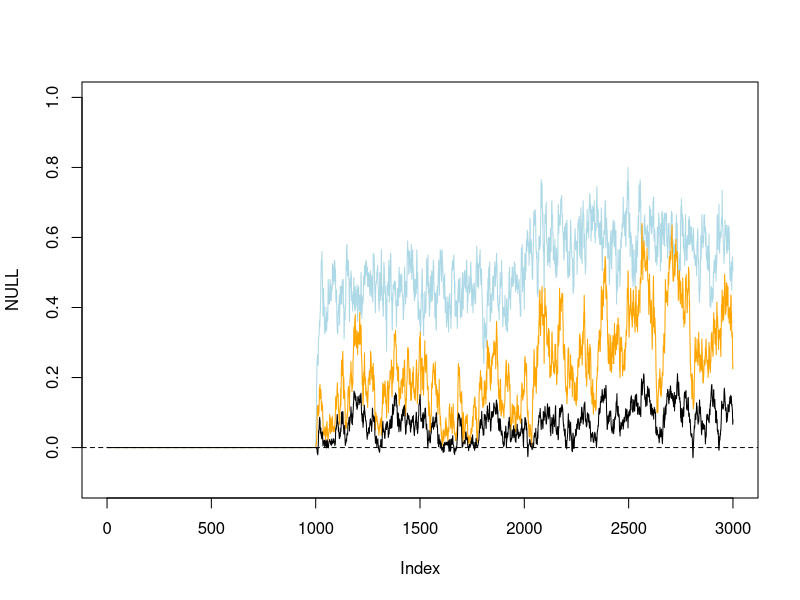
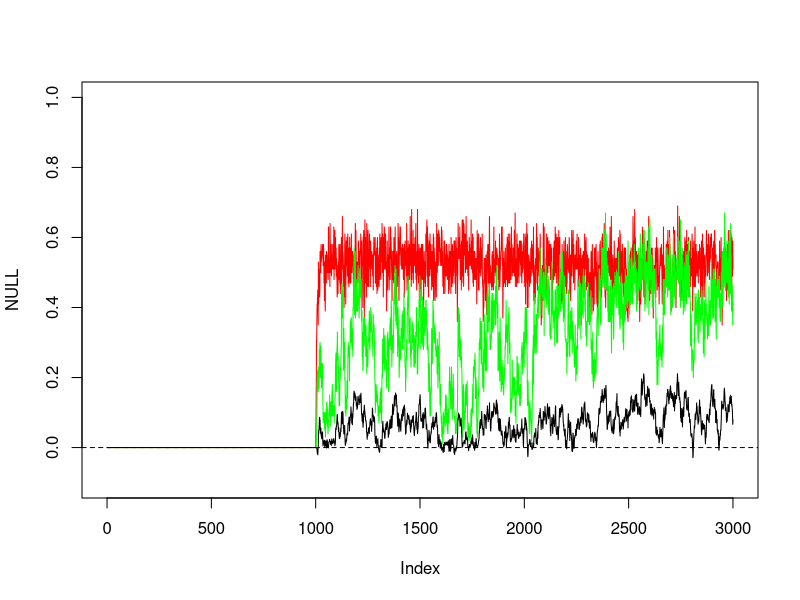

The R script that drew these images, in order: (Note: this script raises an error after producing the figures.)
# List of functions to simulate single locus bi-allelic population genetics model
# Sylvain Glémin 2023
# sylvain.glemin@univ-rennes.fr



# Notation
# Gametes 1:A0B0 2:A0B1 3:A1B0 4:A1B1
# Genotypes noted G11 = A0A0;B0B0 etc...
# Vector of genotypes geno=c(G11,G12,G13,G14,G22,G23,G24,G33,G34,G44)

# G11 A0A0;B0B0   1
# G12 A0A0;B1B0   1 + hb*sb
# G13 A0A1;B0B0   1 + ha*sa   
# G14 A0A1;B0B1   1 + ha*sa + hb*sb + ehh
# G22 A0A0;B1B1   1 + sb
# G23 A0A1;B0B1   1 + ha*sa + hb*sb + ehh
# G24 A0A1;B1B1   1 + ha*sa + sb + ehb
# G33 A1A1;B0B0   1 + sa
# G34 A1A1;B0B1   1 + sa + hb*sb + eah
# G44 A1A1;B1B1   1 + sa + sb + eab



########################### #
# Life cycle functions ######
########################### #



##################### MUTATION  #########################################
#' @title mutation
#' @description Function that return the genotype frequencies after mutation
#' Multiple mutation are not allowed
#' @param geno: a vector of the three genotype frequencies
#' @param mu11: mutation rate from A0 to A1
#' @param mu12: mutation rate from A1 to A0
#' @param mu21: mutation rate from B0 to B1
#' @param mu22: mutation rate from B1 to B0
#' @return the genotype frequencies after mutation
mutation <- function(geno,mu11,mu12,mu21,mu22){
  # Before mutation
  G11 <- geno[1]
  G12 <- geno[2]
  G13 <- geno[3]
  G14 <- geno[4]
  G22 <- geno[5]
  G23 <- geno[6]
  G24 <- geno[7]
  G33 <- geno[8]
  G34 <- geno[9]
  G44 <- geno[10]
  # After mutation
  g11 <- G11*(1-2*mu11-2*mu21) + G12*mu22 + G13*mu12
  g12 <- G12*(1-2*mu11-mu21-mu22) + G11*2*mu21 + G14*mu12 + G22*2*mu22 + G23*mu12
  g13 <- G13*(1-mu11-mu12-2*mu21) + G11*2*mu11 + G14*mu22 + G23*mu22 + G33*2*mu12
  g14 <- G14*(1-mu11-mu12-mu21-mu22) + G12*mu11 + G13*mu21 + G24*mu22 + G34*mu12
  g22 <- G22*(1-2*mu11-2*mu22) + G12*mu21 + G24*mu12
  g23 <- G23*(1-mu11-mu12-mu21-mu22) + G12*mu11 + G13*mu21 + G24*mu22 + G34*mu12
  g24 <- G24*(1-mu11-mu12-2*mu22)  + G14*mu21 + G22*2*mu11 + G23*mu21 + G44*2*mu12
  g33 <- G33*(1-2*mu12-2*mu21) + G13*mu11 + G34*mu22
  g34 <- G34*(1-2*mu12-mu21-mu22) + G14*mu11 + G23*mu11 + G33*2*mu21 + G44*2*mu22
  g44 <- G44*(1-2*mu12-2*mu22) + G24*mu11 + G34*mu21
  newgeno <- c(g11,g12,g13,g14,g22,g23,g24,g33,g34,g44)
  return(newgeno)
}


###################### REPRODUCTION  #######################################
#' @title reproduction
#' @description Function that return the genotype frequencies after reproduction where selfing is allowed
#' @param geno: vector of genotype frequencies
#' @param self: selfing rate
#' @param rec: recombination rate
#' @return the genotype frequencies after reproduction

# Equation from Hedrick 1980 (Genetics 94: 791-808)
reproduction <- function(geno,self,rec, migr=0, pop_source=c(1,0,0,0,0,0,0,0,0,0)) {  
  #Before reproduction
  G11 <- geno[1]
  G12 <- geno[2]
  G13 <- geno[3]
  G14 <- geno[4]
  G22 <- geno[5]
  G23 <- geno[6]
  G24 <- geno[7]
  G33 <- geno[8]
  G34 <- geno[9]
  G44 <- geno[10]
  X1 <- G11 + (G12+G13+G14)/2 - rec*(G14-G23)/2
  X2 <- G22 + (G12+G23+G24)/2 + rec*(G14-G23)/2
  X3 <- G33 + (G13+G23+G34)/2 + rec*(G14-G23)/2
  X4 <- G44 + (G14+G24+G34)/2 - rec*(G14-G23)/2
  # after migration contact
  X1 <- (1-migr)*X1 + (migr)*1
  X2 <- (1-migr)*X2 + (migr)*0
  X3 <- (1-migr)*X3 + (migr)*0
  X4 <- (1-migr)*X4 + (migr)*0
  # After reproduction
  g11 <- self*(G11+(G12+G13+G23*rec^2+G14*(1-rec)^2)/4) + (1-self)*X1^2
  g22 <- self*(G22+(G12+G24+G14*rec^2+G23*(1-rec)^2)/4) + (1-self)*X2^2
  g33 <- self*(G33+(G13+G34+G14*rec^2+G23*(1-rec)^2)/4) + (1-self)*X3^2
  g44 <- self*(G44+(G24+G34+G23*rec^2+G14*(1-rec)^2)/4) + (1-self)*X4^2
  g12 <- self*(G12+rec*(1-rec)*(G14+G23))/2 + (1-self)*2*X1*X2
  g13 <- self*(G13+rec*(1-rec)*(G14+G23))/2 + (1-self)*2*X1*X3
  g24 <- self*(G24+rec*(1-rec)*(G14+G23))/2 + (1-self)*2*X2*X4
  g34 <- self*(G34+rec*(1-rec)*(G14+G23))/2 + (1-self)*2*X3*X4
  g14 <- self*(G14*(1-rec)^2+G23*rec^2)/2 + (1-self)*2*X1*X4
  g23 <- self*(G23*(1-rec)^2+G14*rec^2)/2 + (1-self)*2*X2*X3
  newgeno <- c(g11,g12,g13,g14,g22,g23,g24,g33,g34,g44)
  return(newgeno)
}



##################### SELECTION   #########################################
#' @title selection
#' @description Function that return the genotype frequencies after selection
#' @param geno: vector of the three genotype frequencies
#' @param fit: vector of fitness
#' @return the genotype frequencies after selection

selection <- function(geno,fit) {
  geno.sel <- geno * fit
  return(geno.sel/sum(geno.sel))
}

# Function to set fitness matrix from selecion,dominance and epistasis coefficients#
# The fitness matrix can also be set manually #
fitness <- function(ha,sa,hb,sb,ehh,eah,ehb,eab){
  c(1,
    1 + hb*sb,
    1 + ha*sa,   
    1 + ha*sa + hb*sb + ehh,
    1 + sb,
    1 + ha*sa + hb*sb + ehh,
    1 + ha*sa + sb + ehb,
    1 + sa,
    1 + sa + hb*sb + eah,
    1 + sa + sb + eab  
  )
}



##################### DRIFT   #########################################
#' @title drift
#' @description Function that return the genotype frequencies after drift
#' We assume that Ne = N.
#' @param geno: vector of the three genotype frequencies
#' @param Npop: poopulation size
#' @return the genotype frequencies after drift
drift <- function(geno,Npop){
  newgeno <- rmultinom(n=1,size=Npop,prob = geno)/Npop
  return(newgeno)
}




############################### #
# Examples of simulations ######
############################# #


######################## ONE GENERATION ##################
#' @title generation
#' @description Function that return the genotype frequencies after one generation
#' @param geno: vector of the three genotype frequencies
#' @param mu11: mutation rate from A0 to A1
#' @param mu12: mutation rate from A1 to A0
#' @param mu21: mutation rate from B0 to B1
#' @param mu22: mutation rate from B1 to B0
#' @param self: selfing rate
#' @param rec: recombination rate
#' @param fit: vector of fitness
#' @param Npop: population size
#' @return the genotype frequencies after one generation
generation <- function(geno,Npop,self,rec,mu11,mu12,mu21,mu22,fit,migr,pop_source){
  g.mut <- mutation(geno,mu11,mu12,mu21,mu22)
  g.repro <- reproduction(g.mut,self,rec, migr,pop_source)
  g.sel <- selection(g.repro,fit)
  newgeno <- drift(g.sel,Npop)
  return(newgeno)
}



######################## ONE SIMULATION ##################
# Exemple 1: simulation of one population trhough time

#' @title simulation
#' @description Function that return vectors of allelic and genotypic frequencies thought time
#' @param geno: vector of the three genotype frequencies
#' @param mu11: mutation rate from A0 to A1
#' @param mu12: mutation rate from A1 to A0
#' @param mu21: mutation rate from B0 to B1
#' @param mu22: mutation rate from B1 to B0
#' @param self: selfing rate
#' @param rec: recombination rate
#' @param fit: vector of fitness
#' @param Npop: population size
#' @param Tmax: the total number of generations to simulate
#' @return list of: frequencies of allele a th
simulation <- function(geno0,Npop,self,rec,mu11,mu12,mu21,mu22,fit,Tmax,migr,pop_source){
  geno <- geno0
  tab.a <- c()
  tab.b <- c()
  tab.Ha = c()
  tab.Hb = c()
  tab.LD <- c()
  for(t in 1:Tmax){
    newgeno <- generation(geno,Npop,self,rec,mu11,mu12,mu21,mu22,fit,migr,pop_source)
    # Genotype frequencies
    G11 <- newgeno[1]
    G12 <- newgeno[2]
    G13 <- newgeno[3]
    G14 <- newgeno[4]
    G22 <- newgeno[5]
    G23 <- newgeno[6]
    G24 <- newgeno[7]
    G33 <- newgeno[8]
    G34 <- newgeno[9]
    G44 <- newgeno[10]
    # Haplotype frequencies
    X1 <- G11 + (G12+G13+G14)/2 - rec*(G14-G23)/2
    X2 <- G22 + (G12+G23+G24)/2 + rec*(G14-G23)/2
    X3 <- G33 + (G13+G23+G34)/2 + rec*(G14-G23)/2
    X4 <- G44 + (G14+G24+G34)/2 - rec*(G14-G23)/2
    # Allele frequencies
    fa <- X3 + X4
    fb <- X2 + X4
    LD <- X1*X4 - X2*X3
    Ha = G13 + G14 + G23 + G24
    Hb = G12 + G14 + G23 + G34
    tab.a <- c(tab.a,fa)
    tab.b <- c(tab.b,fb)
    tab.Ha = c(tab.Ha, Ha)
    tab.Hb = c(tab.Hb, Hb)
    tab.LD <- c(tab.LD,LD)
    geno <- newgeno
  }
  return(list("a"=tab.a,"b"=tab.b,"LD"=tab.LD, 
              "Ha" = tab.Ha, "Hb" = tab.Hb,
              "final_freq" = c(G11, G12, G13, G14, 
                                                                G22, G23, G24, G33, 
                                                                G34, G44)))
}



#SPECIATION SCENARIO: progressive separation

# First period

fit.matrix <- fitness(1,0.4,0,0,0,0,0,0) # Two loci with additive selection
sim <- simulation(geno0 = c(1,0,0,0,0,0,0,0,0,0),Npop = 100,
                  self = 0,rec=0.00001,mu11 = 0.01,mu12 = 0.01,mu21 = 0.01,mu22=0.01,
                  fit = fit.matrix,Tmax = 1000, 
                  migr= 1, pop_source=c(1,0,0,0,0,0,0,0,0,0))


# Second period
sim2 <- simulation(geno0 = sim$final_freq, Npop = 100,
                   self = 0,rec=0.00001,mu11 = 0.01,mu12 = 0.01,mu21 = 0.01,mu22=0.01,
                   fit = fit.matrix,Tmax = 1000, 
                   migr=0.1, pop_source=c(1,0,0,0,0,0,0,0,0,0))

# Third period
sim3 <- simulation(geno0 = sim2$final_freq, Npop = 100,
                   self = 0,rec=0.00001,mu11 = 0.01,mu12 = 0.01,mu21 = 0.01,mu22=0.01,
                   fit = fit.matrix,Tmax = 1000, 
                   migr=0.05, pop_source=c(1,0,0,0,0,0,0,0,0,0))


all_a = c(sim$a, sim2$a, sim3$a)
all_b = c(sim$b, sim2$b, sim3$b)
all_LD = c(sim$LD, sim2$LD, sim3$L)
all_Ha = c(sim$Ha, sim2$Ha, sim3$Ha)
all_Hb = c(sim$Hb, sim2$Hb, sim3$Hb)

plot(NULL,xlim = c(0,3000),ylim=c(-0.1,1))
lines(all_a,col="lightblue")
lines(all_b,col="orange")
lines(all_LD,col="black")
abline(0,0,lty=2)

plot(NULL,xlim = c(0,3000),ylim=c(-0.1,1))
lines(all_Ha,col="red")
lines(all_Hb,col="green")
lines(all_LD,col="black")
abline(0,0,lty=2)



## FUNCTION

final_state = function(rec_=0.00001){
  
  
  #SPECIATION SCENARIO: progressive separation
  
  # First period
  
  fit.matrix <- fitness(1,0.4,0,0,0,0,0,0) # Two loci with additive selection
  sim <- simulation(geno0 = c(1,0,0,0,0,0,0,0,0,0),Npop = 100,
                    self = 0,rec=rec_,mu11 = 0.01,mu12 = 0.01,mu21 = 0.01,mu22=0.01,
                    fit = fit.matrix,Tmax = 1000, 
                    migr= 1, pop_source=c(1,0,0,0,0,0,0,0,0,0))
  
  
  # Second period
  sim2 <- simulation(geno0 = sim$final_freq, Npop = 100,
                     self = 0,rec=rec_,mu11 = 0.01,mu12 = 0.01,mu21 = 0.01,mu22=0.01,
                     fit = fit.matrix,Tmax = 1000, 
                     migr=0.1, pop_source=c(1,0,0,0,0,0,0,0,0,0))
  
  # Third period
  sim3 <- simulation(geno0 = sim2$final_freq, Npop = 100,
                     self = 0,rec=rec_,mu11 = 0.01,mu12 = 0.01,mu21 = 0.01,mu22=0.01,
                     fit = fit.matrix,Tmax = 1000, 
                     migr=0.05, pop_source=c(1,0,0,0,0,0,0,0,0,0))
  
  
  
  all_a = c(sim$a, sim2$a, sim3$a)
  all_b = c(sim$b, sim2$b, sim3$b)
  all_LD = c(sim$LD, sim2$LD, sim3$L)
  all_Ha = c(sim$Ha, sim2$Ha, sim3$Ha)
  all_Hb = c(sim$Hb, sim2$Hb, sim3$Hb)
  
  
  f_a = mean(all_a[length(all_a)-100:length(all_a)])
  f_Hb = mean(all_b[length(all_b)-100:length(all_b)])
  f_Ha = mean(all_Ha[length(all_Ha)-100:length(all_Ha)])
  f_Hb = mean(all_Hb[length(all_Hb)-100:length(all_Hb)])
  LD = mean(all_LD[length(all_LD)-100:length(all_LD)])
  
  return(list("f_a"=f_a,"f_b"=f_b,"LD"=LD,
              "f_Ha" = f_Ha, "f_Hb" = f_Hb))
  
}


f_Ha_list = c()
f_Hb_list = c()
f_LD_list = c()

rec_list = seq(0.1, 0, length = 35)

for (i in rec_list){
  res = final_state(rec_ = i)
  f_Ha_list = c(f_Ha_list, res$f_Ha)
  f_Hb_list = c(f_Hb_list, res$f_Hb)
  f_LD_list = c(f_LD_list, res$LD)
}

F_st_a = f_Ha_list 
F_st_b = f_Hb_list 

library(ggplot2)


data_a <- data.frame(x = rec_list, y = F_st_a)
data_b <- data.frame(x = rec_list, y = F_st_b)


ggplot() +
  geom_point(data = data_a, aes(x, y)) +
  geom_smooth(data = data_a, aes(x, y), method = "lm", se = FALSE, col = "red")  +
  geom_point(data = data_b, aes(x, y)) +
  geom_smooth(data = data_b, aes(x, y), method = "lm", se = FALSE, col = "green") +
  labs(title = "",
       x = "rec",
       y = "Hb et Ha")



ggplot()  +
  geom_point(data = data_b, aes(x, y)) +
  geom_smooth(data = data_b, aes(x, y), method = "lm", se = FALSE, col = "green") +
  labs(title = "",
       x = "rec",
       y = "Hb")


data_LD <- data.frame(x = rec_list, y = f_LD_list)

ggplot()  +
  geom_point(data = data_LD, aes(x, y)) +
  geom_smooth(data = data_LD, aes(x, y), method = "lm", se = FALSE, col = "black") +
  labs(title = "",
       x = "rec",
       y = "Hb")
